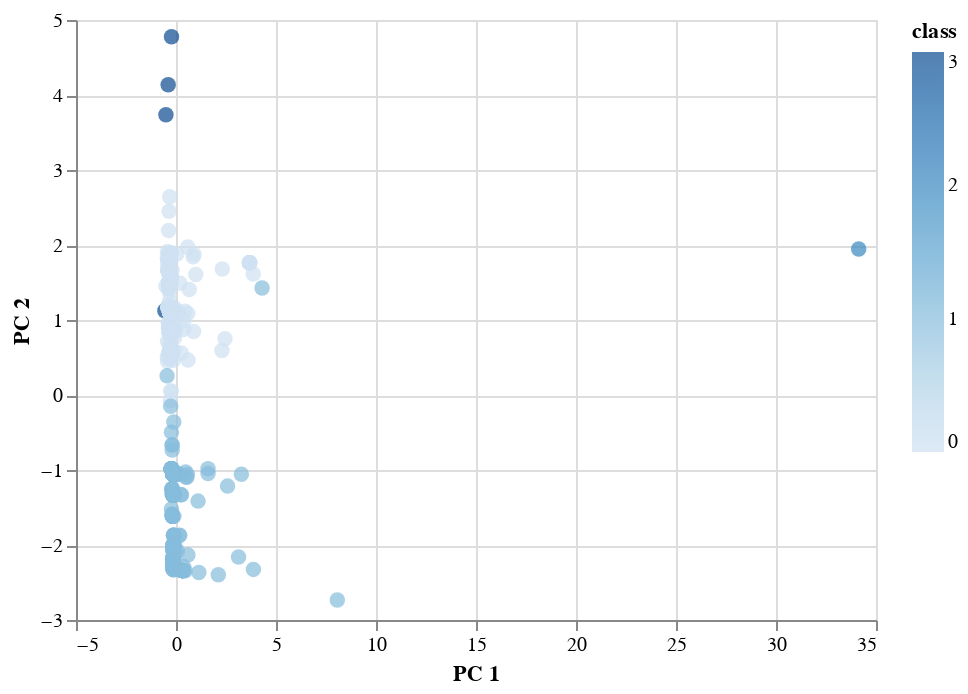

The cell this chart's notebook holds for it:
### Code cell
# Create a Scatter with the PCA data and the clusters
# tool tips: "CoinName", "Algorithm", "TotalCoinsMined", "TotalCoinSupply"

fig1 = altair.Chart(clustered_df).mark_circle(size=60).encode(
    x="PC 1",
    y="PC 2",
    color="class",
    tooltip = ["CoinName", "Algorithm", "TotalCoinsMined", "TotalCoinSupply"]
)

fig1.display()

### Figure 1 — Vega-Lite specification as saved in the notebook (floating-point values rounded to 4 significant figures; data arrays with more than 128 entries replaced by an {"elided": "..."} marker saying what was removed)
{"config": {"view": {"continuousWidth": 400, "continuousHeight": 300}}, "data": {"name": "data-224167452e476abc8a4138829aa11265"}, "mark": {"type": "circle", "size": 60}, "encoding": {"color": {"type": "quantitative", "field": "class"}, "tooltip": [{"type": "nominal", "field": "CoinName"}, {"type": "nominal", "field": "Algorithm"}, {"type": "quantitative", "field": "TotalCoinsMined"}, {"type": "nominal", "field": "TotalCoinSupply"}], "x": {"type": "quantitative", "field": "PC 1"}, "y": {"type": "quantitative", "field": "PC 2"}}, "$schema": "https://vega.github.io/schema/vega-lite/v4.8.1.json", "datasets": {"data-224167452e476abc8a4138829aa11265": {"elided": "533 records"}}}
